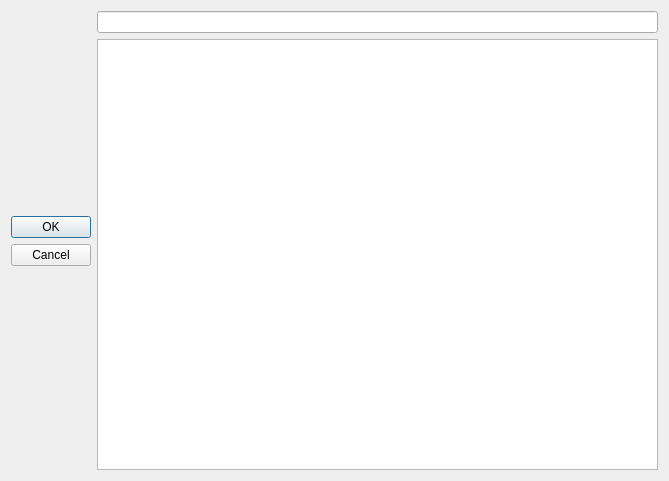
<?xml version="1.0" encoding="UTF-8"?>
<ui version="4.0">
 <class>PlaylistConfigurationWindow</class>
 <widget class="QDialog" name="PlaylistConfigurationWindow">
  <property name="geometry">
   <rect>
    <x>0</x>
    <y>0</y>
    <width>669</width>
    <height>481</height>
   </rect>
  </property>
  <property name="windowTitle">
   <string>Dialog</string>
  </property>
  <layout class="QHBoxLayout" name="horizontalLayout">
   <item>
    <widget class="QDialogButtonBox" name="buttonBox">
     <property name="orientation">
      <enum>Qt::Vertical</enum>
     </property>
     <property name="standardButtons">
      <set>QDialogButtonBox::Cancel|QDialogButtonBox::Ok</set>
     </property>
     <property name="centerButtons">
      <bool>true</bool>
     </property>
    </widget>
   </item>
   <item>
    <layout class="QVBoxLayout" name="verticalLayout">
     <item>
      <widget class="QLineEdit" name="playlistName"/>
     </item>
     <item>
      <widget class="QListWidget" name="trackList">
       <property name="showDropIndicator" stdset="0">
        <bool>true</bool>
       </property>
       <property name="dragEnabled">
        <bool>true</bool>
       </property>
       <property name="dragDropMode">
        <enum>QAbstractItemView::DragDrop</enum>
       </property>
       <property name="defaultDropAction">
        <enum>Qt::MoveAction</enum>
       </property>
      </widget>
     </item>
    </layout>
   </item>
  </layout>
 </widget>
 <resources/>
 <connections>
  <connection>
   <sender>buttonBox</sender>
   <signal>accepted()</signal>
   <receiver>PlaylistConfigurationWindow</receiver>
   <slot>accept()</slot>
   <hints>
    <hint type="sourcelabel">
     <x>248</x>
     <y>254</y>
    </hint>
    <hint type="destinationlabel">
     <x>157</x>
     <y>274</y>
    </hint>
   </hints>
  </connection>
  <connection>
   <sender>buttonBox</sender>
   <signal>rejected()</signal>
   <receiver>PlaylistConfigurationWindow</receiver>
   <slot>reject()</slot>
   <hints>
    <hint type="sourcelabel">
     <x>316</x>
     <y>260</y>
    </hint>
    <hint type="destinationlabel">
     <x>286</x>
     <y>274</y>
    </hint>
   </hints>
  </connection>
 </connections>
</ui>
